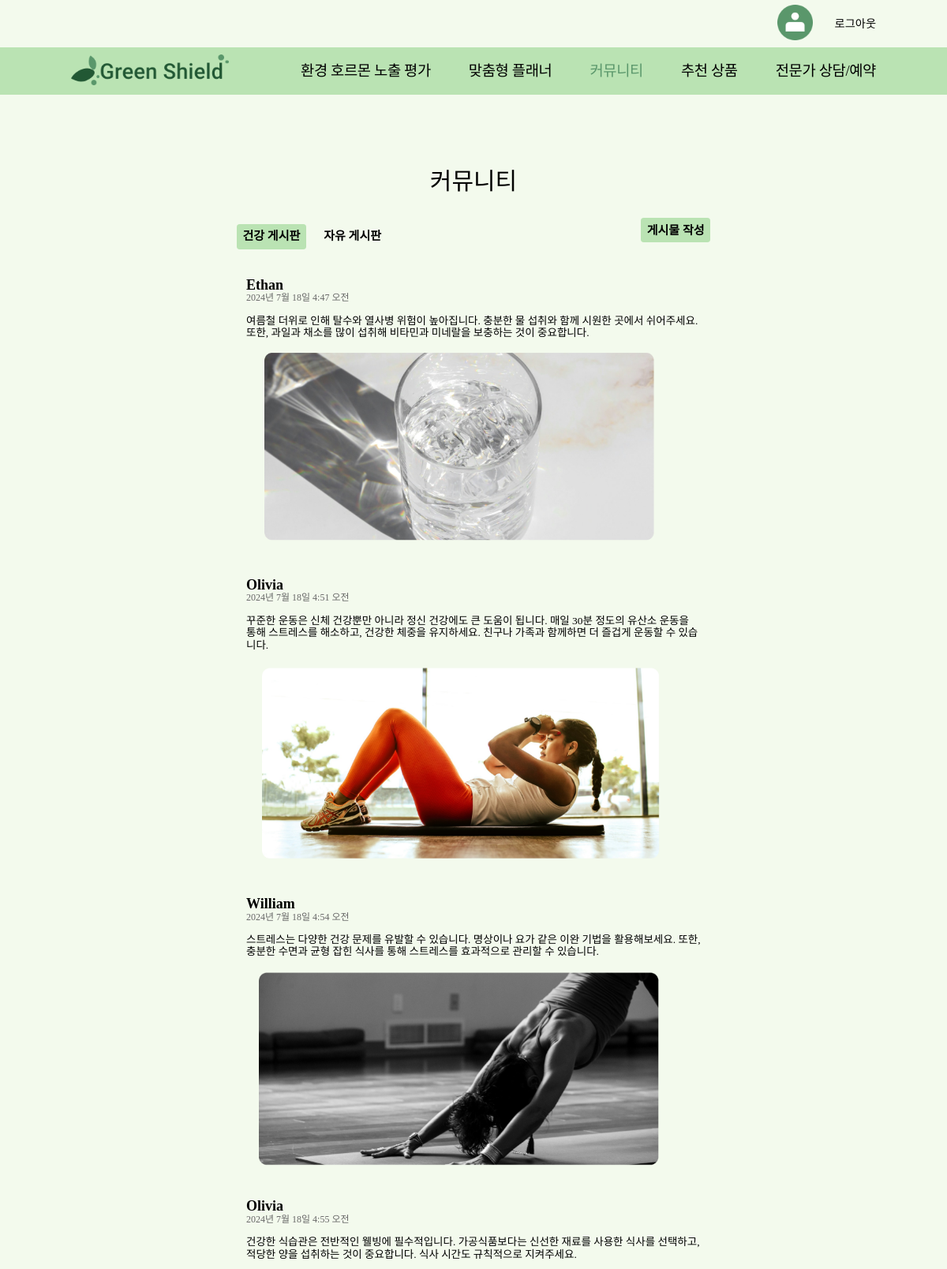
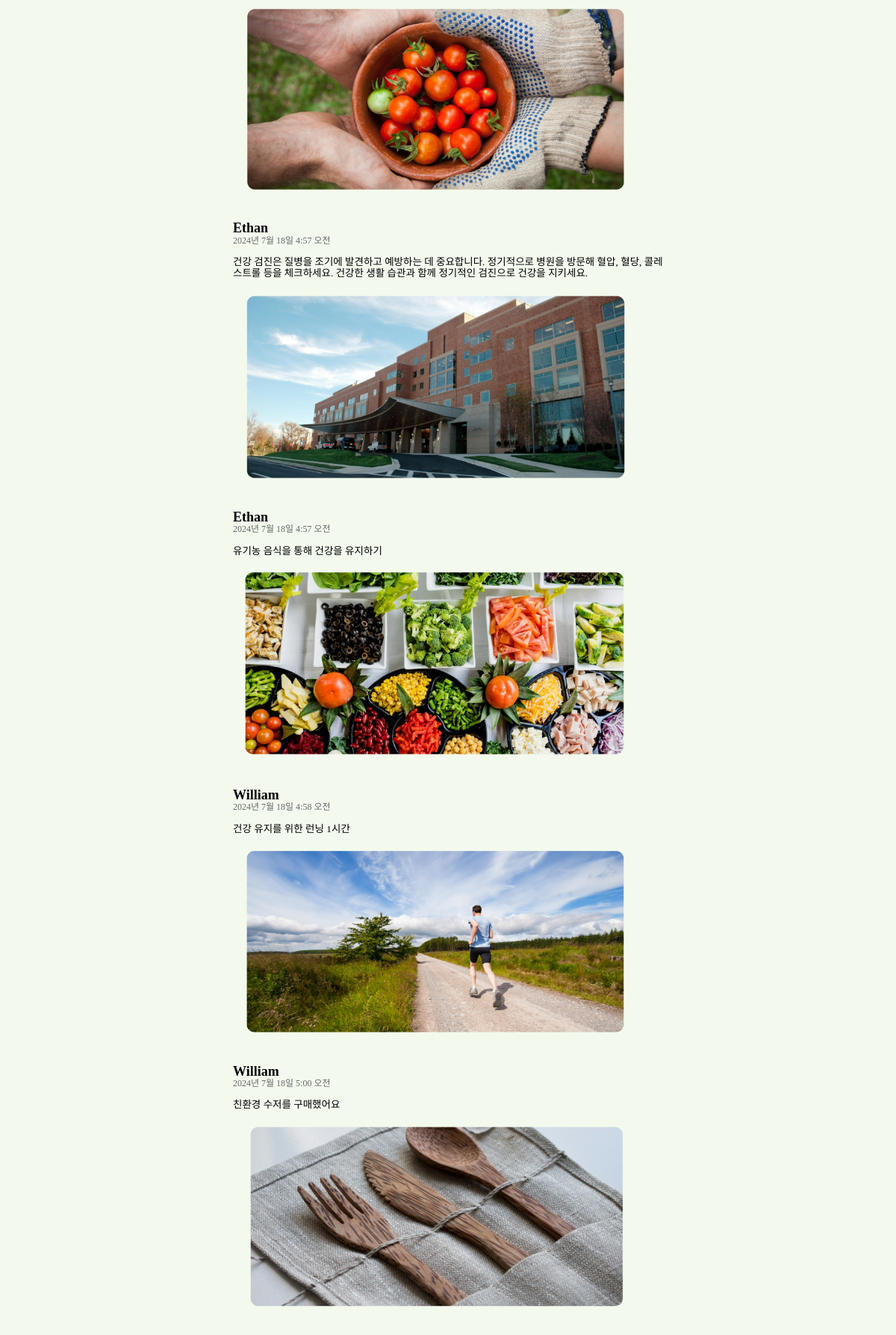
The page /green/community/ (upper part) on the database its author committed (2 pictures, top to bottom).
### green/models.py (models this page shows, shortened)
class Post(models.Model):
    CATEGORY_CHOICES = (
        ('health', '건강 게시판'),
        ('free', '자유 게시판'),
    )
    category = models.CharField(max_length=10, choices=CATEGORY_CHOICES)
    content = models.TextField()
    image = models.ImageField(upload_to='posts/', blank=True, null=True)
    video = models.FileField(upload_to='videos/', blank=True, null=True)
    author = models.ForeignKey(User, on_delete=models.CASCADE)
    created_at = models.DateTimeField(auto_now_add=True)
    likes = models.ManyToManyField(User, related_name='liked_posts', blank=True)

### green/views.py (the view)
# urls.py: path('community/', views.community, name='community'),
def community(request):
    category = request.GET.get('category', 'health')
    posts = Post.objects.filter(category=category)
    return render(request, 'green/community.html', {'posts': posts, 'selected_category' : category})

### green/templates/green/community.html (shortened to what this page needs)
{% load static %} {% include 'green/header.html' %}
<!DOCTYPE html>
<html lang="ko">
  <head>
    <link rel="stylesheet" href="{% static 'css/community.css' %}" />
  </head>
  <body>
    <h1 class="page-name">커뮤니티</h1>
    <div class="community-container">
      <div class="board-container">
        <div class="board">
          <button class="tab {% if selected_category == 'health' %}active{% endif %}" data-category="health" onclick="changeCategory('health')">건강 게시판</button>
          <button class="tab {% if selected_category == 'free' %}active{% endif %}" data-category="free" onclick="changeCategory('free')">자유 게시판</button>
        </div>
        <div class="post-button">
          <a href="{% url 'green:community_create' %}" id="writePostButton" class="btn">게시물 작성</a>
        </div>
      </div>
      <div class="posts">
        {% if posts %} {% for post in posts %}
        {% if not request.GET.category or request.GET.category == post.category %}
        <div class="post" data-category="{{ post.category }}">
          <div class="post-header">
            <div class="post-info-container">
              <div class="post-info">
                <span class="author">{{ post.author.username }}</span>
                <span class="post-time">{{ post.created_at }}</span>
              </div>
            </div>
          </div>
          <a href="{% url 'green:community_detail' post.id %}">
            <p class="post-content">{{ post.content }}</p>
            {% if post.image %}
            <img src="{{ post.image.url }}" alt="게시물 이미지" class="post-image" />
            {% endif %}
          </a>
        </div>
        {% endif %} {% endfor %} {% else %}
        <p>게시물이 없습니다.</p>
        {% endif %}
      </div>
    </div>
  </body>
</html>

### static/css/header.css (style rules this page uses)
body { background-color: #f3faed; }

### static/css/community.css (style rules this page uses)
.community-container { width: 80%; margin: 0 auto; box-sizing: border-box; }
.page-name { margin: 124px 0 16px 0; font-weight: 500; font-size: 40px; display: flex; justify-content: center; }
.board-container { display: flex; justify-content: space-between; margin: 3em 15em 2em 15em; }
.board { display: flex; }
.tab { margin-right: 1em; cursor: pointer; font-size: 20px; border: none; padding: 0.5em; font-weight: bold; background-color: transparent; }
.tab.active { background-color: rgba(186, 227, 179, 1); padding: 0.5em; border-radius: 5px; }
.post-button > .btn { font-size: 20px; border: none; background-color: rgba(186, 227, 179, 1); padding: 0.5em; border-radius: 5px; text-decoration: none; color:black; font-weight: bold; }
.posts { display: flex; flex-direction: column; justify-content: center; margin: 0 15em; }
.post-info-container { display: flex; }
.post { margin-bottom: 1em; padding: 1em; }
.post-header { display: flex; justify-content: space-between; align-items: center; }
.post-info { display: flex; flex-direction: column; }
.author { font-size: 24px; font-weight: bold; line-height: 26px; }
.post-time { font-size: 16px; color: rgba(103, 103, 103, 1); }
.post-content { text-align: left; text-decoration: none; color:black; display: block; font-size: 18px; }
.post > a { text-decoration: none; }
.post-image { margin: 0 1em; display: block; border-radius: 10px; width: 90%; }

### rows shown on the page
Post: author.username "Ethan", created_at "2024년 7월 18일 4:47 오전", content "여름철 더위로 인해 탈수와 열사병 위험이 높아집니다. 충분한 물 섭취와 함께 시원한 곳에서 쉬어주세요. 또한, 과일과 채소를 많이 섭취해 비타민과 미네랄을 보충하는 것이 중요합니다.", image (picture)
Post: author.username "Olivia", created_at "2024년 7월 18일 4:51 오전", content "꾸준한 운동은 신체 건강뿐만 아니라 정신 건강에도 큰 도움이 됩니다. 매일 30분 정도의 유산소 운동을 통해 스트레스를 해소하고, 건강한 체중을 유지하세요. 친구나 가족과 함께하면 더 즐겁게 운동할 수 있습니다.", image (picture)
Post: author.username "William", created_at "2024년 7월 18일 4:54 오전", content "스트레스는 다양한 건강 문제를 유발할 수 있습니다. 명상이나 요가 같은 이완 기법을 활용해보세요. 또한, 충분한 수면과 균형 잡힌 식사를 통해 스트레스를 효과적으로 관리할 수 있습니다.", image (picture)
Post: author.username "Olivia", created_at "2024년 7월 18일 4:55 오전", content "건강한 식습관은 전반적인 웰빙에 필수적입니다. 가공식품보다는 신선한 재료를 사용한 식사를 선택하고, 적당한 양을 섭취하는 것이 중요합니다. 식사 시간도 규칙적으로 지켜주세요.", image (picture)
Post: author.username "Ethan", created_at "2024년 7월 18일 4:57 오전", content "건강 검진은 질병을 조기에 발견하고 예방하는 데 중요합니다. 정기적으로 병원을 방문해 혈압, 혈당, 콜레스트롤 등을 체크하세요. 건강한 생활 습관과 함께 정기적인 검진으로 건강을 지키세요.", image (picture)
Post: author.username "Ethan", created_at "2024년 7월 18일 4:57 오전", content "유기농 음식을 통해 건강을 유지하기", image (picture)
Post: author.username "William", created_at "2024년 7월 18일 4:58 오전", content "건강 유지를 위한 런닝 1시간", image (picture)
Post: author.username "William", created_at "2024년 7월 18일 5:00 오전", content "친환경 수저를 구매했어요", image (picture)
